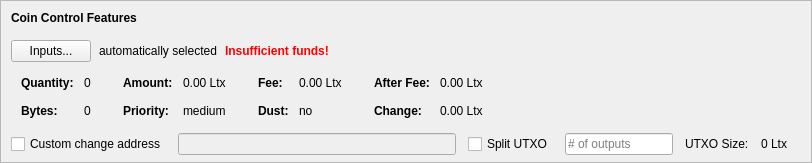
    <widget class="QFrame" name="frameCoinControl">
     <property name="sizePolicy">
      <sizepolicy hsizetype="Expanding" vsizetype="Expanding">
       <horstretch>0</horstretch>
       <verstretch>0</verstretch>
      </sizepolicy>
     </property>
     <property name="maximumSize">
      <size>
       <width>16777215</width>
       <height>16777215</height>
      </size>
     </property>
     <property name="frameShape">
      <enum>QFrame::StyledPanel</enum>
     </property>
     <property name="frameShadow">
      <enum>QFrame::Sunken</enum>
     </property>
     <layout class="QVBoxLayout" name="verticalLayoutCoinControl2">
      <property name="spacing">
       <number>0</number>
      </property>
      <property name="leftMargin">
       <number>0</number>
      </property>
      <property name="topMargin">
       <number>0</number>
      </property>
      <property name="rightMargin">
       <number>0</number>
      </property>
      <property name="bottomMargin">
       <number>6</number>
      </property>
      <item>
       <layout class="QVBoxLayout" name="verticalLayoutCoinControl" stretch="0,0,0,0,1">
        <property name="spacing">
         <number>0</number>
        </property>
        <property name="leftMargin">
         <number>10</number>
        </property>
        <property name="topMargin">
         <number>10</number>
        </property>
        <item>
         <layout class="QHBoxLayout" name="horizontalLayoutCoinControl1">
          <property name="bottomMargin">
           <number>15</number>
          </property>
          <item>
           <widget class="QLabel" name="labelCoinControlFeatures">
            <property name="sizePolicy">
             <sizepolicy hsizetype="Preferred" vsizetype="Maximum">
              <horstretch>0</horstretch>
              <verstretch>0</verstretch>
             </sizepolicy>
            </property>
            <property name="font">
             <font>
              <weight>75</weight>
              <bold>true</bold>
             </font>
            </property>
            <property name="styleSheet">
             <string notr="true">font-weight:bold;</string>
            </property>
            <property name="text">
             <string>Coin Control Features</string>
            </property>
           </widget>
          </item>
         </layout>
        </item>
        <item>
         <layout class="QHBoxLayout" name="horizontalLayoutCoinControl2" stretch="0,0,0,0">
          <property name="spacing">
           <number>8</number>
          </property>
          <property name="bottomMargin">
           <number>10</number>
          </property>
          <item>
           <widget class="QPushButton" name="pushButtonCoinControl">
            <property name="styleSheet">
             <string notr="true"/>
            </property>
            <property name="text">
             <string>Inputs...</string>
            </property>
            <property name="autoDefault">
             <bool>false</bool>
            </property>
           </widget>
          </item>
          <item>
           <widget class="QLabel" name="labelCoinControlAutomaticallySelected">
            <property name="text">
             <string>automatically selected</string>
            </property>
            <property name="margin">
             <number>5</number>
            </property>
           </widget>
          </item>
          <item>
           <widget class="QLabel" name="labelCoinControlInsuffFunds">
            <property name="font">
             <font>
              <weight>75</weight>
              <bold>true</bold>
             </font>
            </property>
            <property name="styleSheet">
             <string notr="true">color:red;font-weight:bold;</string>
            </property>
            <property name="text">
             <string>Insufficient funds!</string>
            </property>
            <property name="margin">
             <number>5</number>
            </property>
           </widget>
          </item>
          <item>
           <spacer name="horizontalSpacerCoinControl">
            <property name="orientation">
             <enum>Qt::Horizontal</enum>
            </property>
            <property name="sizeHint" stdset="0">
             <size>
              <width>40</width>
              <height>1</height>
             </size>
            </property>
           </spacer>
          </item>
         </layout>
        </item>
        <item>
         <widget class="QWidget" name="widgetCoinControl" native="true">
          <property name="sizePolicy">
           <sizepolicy hsizetype="Preferred" vsizetype="Preferred">
            <horstretch>0</horstretch>
            <verstretch>0</verstretch>
           </sizepolicy>
          </property>
          <property name="minimumSize">
           <size>
            <width>0</width>
            <height>0</height>
           </size>
          </property>
          <property name="styleSheet">
           <string notr="true"/>
          </property>
          <layout class="QHBoxLayout" name="horizontalLayoutCoinControl5">
           <property name="leftMargin">
            <number>0</number>
           </property>
           <property name="topMargin">
            <number>0</number>
           </property>
           <property name="rightMargin">
            <number>0</number>
           </property>
           <property name="bottomMargin">
            <number>0</number>
           </property>
           <item>
            <layout class="QHBoxLayout" name="horizontalLayoutCoinControl3" stretch="0,0,0,1">
             <property name="spacing">
              <number>20</number>
             </property>
             <property name="topMargin">
              <number>0</number>
             </property>
             <property name="bottomMargin">
              <number>10</number>
             </property>
             <item>
              <layout class="QFormLayout" name="formLayoutCoinControl1">
               <property name="horizontalSpacing">
                <number>10</number>
               </property>
               <property name="verticalSpacing">
                <number>14</number>
               </property>
               <property name="leftMargin">
                <number>10</number>
               </property>
               <property name="topMargin">
                <number>4</number>
               </property>
               <property name="rightMargin">
                <number>6</number>
               </property>
               <item row="0" column="0">
                <widget class="QLabel" name="labelCoinControlQuantityText">
                 <property name="font">
                  <font>
                   <weight>75</weight>
                   <bold>true</bold>
                  </font>
                 </property>
                 <property name="text">
                  <string>Quantity:</string>
                 </property>
                 <property name="margin">
                  <number>0</number>
                 </property>
                </widget>
               </item>
               <item row="0" column="1">
                <widget class="QLabel" name="labelCoinControlQuantity">
                 <property name="cursor">
                  <cursorShape>IBeamCursor</cursorShape>
                 </property>
                 <property name="contextMenuPolicy">
                  <enum>Qt::ActionsContextMenu</enum>
                 </property>
                 <property name="text">
                  <string notr="true">0</string>
                 </property>
                 <property name="margin">
                  <number>0</number>
                 </property>
                 <property name="textInteractionFlags">
                  <set>Qt::LinksAccessibleByMouse|Qt::TextSelectableByKeyboard|Qt::TextSelectableByMouse</set>
                 </property>
                </widget>
               </item>
               <item row="1" column="0">
                <widget class="QLabel" name="labelCoinControlBytesText">
                 <property name="font">
                  <font>
                   <weight>75</weight>
                   <bold>true</bold>
                  </font>
                 </property>
                 <property name="text">
                  <string>Bytes:</string>
                 </property>
                </widget>
               </item>
               <item row="1" column="1">
                <widget class="QLabel" name="labelCoinControlBytes">
                 <property name="cursor">
                  <cursorShape>IBeamCursor</cursorShape>
                 </property>
                 <property name="contextMenuPolicy">
                  <enum>Qt::ActionsContextMenu</enum>
                 </property>
                 <property name="text">
                  <string notr="true">0</string>
                 </property>
                 <property name="textInteractionFlags">
                  <set>Qt::LinksAccessibleByMouse|Qt::TextSelectableByKeyboard|Qt::TextSelectableByMouse</set>
                 </property>
                </widget>
               </item>
              </layout>
             </item>
             <item>
              <layout class="QFormLayout" name="formLayoutCoinControl2">
               <property name="horizontalSpacing">
                <number>10</number>
               </property>
               <property name="verticalSpacing">
                <number>14</number>
               </property>
               <property name="leftMargin">
                <number>6</number>
               </property>
               <property name="topMargin">
                <number>4</number>
               </property>
               <property name="rightMargin">
                <number>6</number>
               </property>
               <item row="0" column="0">
                <widget class="QLabel" name="labelCoinControlAmountText">
                 <property name="font">
                  <font>
                   <weight>75</weight>
                   <bold>true</bold>
                  </font>
                 </property>
                 <property name="text">
                  <string>Amount:</string>
                 </property>
                 <property name="margin">
                  <number>0</number>
                 </property>
                </widget>
               </item>
               <item row="0" column="1">
                <widget class="QLabel" name="labelCoinControlAmount">
                 <property name="cursor">
                  <cursorShape>IBeamCursor</cursorShape>
                 </property>
                 <property name="contextMenuPolicy">
                  <enum>Qt::ActionsContextMenu</enum>
                 </property>
                 <property name="text">
                  <string notr="true">0.00 Ltx</string>
                 </property>
                 <property name="textInteractionFlags">
                  <set>Qt::LinksAccessibleByMouse|Qt::TextSelectableByKeyboard|Qt::TextSelectableByMouse</set>
                 </property>
                </widget>
               </item>
               <item row="1" column="0">
                <widget class="QLabel" name="labelCoinControlPriorityText">
                 <property name="font">
                  <font>
                   <weight>75</weight>
                   <bold>true</bold>
                  </font>
                 </property>
                 <property name="text">
                  <string>Priority:</string>
                 </property>
                </widget>
               </item>
               <item row="1" column="1">
                <widget class="QLabel" name="labelCoinControlPriority">
                 <property name="cursor">
                  <cursorShape>IBeamCursor</cursorShape>
                 </property>
                 <property name="contextMenuPolicy">
                  <enum>Qt::ActionsContextMenu</enum>
                 </property>
                 <property name="text">
                  <string>medium</string>
                 </property>
                 <property name="textInteractionFlags">
                  <set>Qt::LinksAccessibleByMouse|Qt::TextSelectableByKeyboard|Qt::TextSelectableByMouse</set>
                 </property>
                </widget>
               </item>
              </layout>
             </item>
             <item>
              <layout class="QFormLayout" name="formLayoutCoinControl3">
               <property name="horizontalSpacing">
                <number>10</number>
               </property>
               <property name="verticalSpacing">
                <number>14</number>
               </property>
               <property name="leftMargin">
                <number>6</number>
               </property>
               <property name="topMargin">
                <number>4</number>
               </property>
               <property name="rightMargin">
                <number>6</number>
               </property>
               <item row="0" column="0">
                <widget class="QLabel" name="labelCoinControlFeeText">
                 <property name="font">
                  <font>
                   <weight>75</weight>
                   <bold>true</bold>
                  </font>
                 </property>
                 <property name="text">
                  <string>Fee:</string>
                 </property>
                 <property name="margin">
                  <number>0</number>
                 </property>
                </widget>
               </item>
               <item row="0" column="1">
                <widget class="QLabel" name="labelCoinControlFee">
                 <property name="cursor">
                  <cursorShape>IBeamCursor</cursorShape>
                 </property>
                 <property name="contextMenuPolicy">
                  <enum>Qt::ActionsContextMenu</enum>
                 </property>
                 <property name="text">
                  <string notr="true">0.00 Ltx</string>
                 </property>
                 <property name="textInteractionFlags">
                  <set>Qt::LinksAccessibleByMouse|Qt::TextSelectableByKeyboard|Qt::TextSelectableByMouse</set>
                 </property>
                </widget>
               </item>
               <item row="1" column="0">
                <widget class="QLabel" name="labelCoinControlLowOutputText">
                 <property name="font">
                  <font>
                   <weight>75</weight>
                   <bold>true</bold>
                  </font>
                 </property>
                 <property name="text">
                  <string>Dust:</string>
                 </property>
                </widget>
               </item>
               <item row="1" column="1">
                <widget class="QLabel" name="labelCoinControlLowOutput">
                 <property name="cursor">
                  <cursorShape>IBeamCursor</cursorShape>
                 </property>
                 <property name="contextMenuPolicy">
                  <enum>Qt::ActionsContextMenu</enum>
                 </property>
                 <property name="text">
                  <string>no</string>
                 </property>
                 <property name="textInteractionFlags">
                  <set>Qt::LinksAccessibleByMouse|Qt::TextSelectableByKeyboard|Qt::TextSelectableByMouse</set>
                 </property>
                </widget>
               </item>
              </layout>
             </item>
             <item>
              <layout class="QFormLayout" name="formLayoutCoinControl4">
               <property name="horizontalSpacing">
                <number>10</number>
               </property>
               <property name="verticalSpacing">
                <number>14</number>
               </property>
               <property name="leftMargin">
                <number>6</number>
               </property>
               <property name="topMargin">
                <number>4</number>
               </property>
               <property name="rightMargin">
                <number>6</number>
               </property>
               <item row="0" column="0">
                <widget class="QLabel" name="labelCoinControlAfterFeeText">
                 <property name="font">
                  <font>
                   <weight>75</weight>
                   <bold>true</bold>
                  </font>
                 </property>
                 <property name="text">
                  <string>After Fee:</string>
                 </property>
                 <property name="margin">
                  <number>0</number>
                 </property>
                </widget>
               </item>
               <item row="0" column="1">
                <widget class="QLabel" name="labelCoinControlAfterFee">
                 <property name="cursor">
                  <cursorShape>IBeamCursor</cursorShape>
                 </property>
                 <property name="contextMenuPolicy">
                  <enum>Qt::ActionsContextMenu</enum>
                 </property>
                 <property name="text">
                  <string notr="true">0.00 Ltx</string>
                 </property>
                 <property name="textInteractionFlags">
                  <set>Qt::LinksAccessibleByMouse|Qt::TextSelectableByKeyboard|Qt::TextSelectableByMouse</set>
                 </property>
                </widget>
               </item>
               <item row="1" column="0">
                <widget class="QLabel" name="labelCoinControlChangeText">
                 <property name="font">
                  <font>
                   <weight>75</weight>
                   <bold>true</bold>
                  </font>
                 </property>
                 <property name="text">
                  <string>Change:</string>
                 </property>
                </widget>
               </item>
               <item row="1" column="1">
                <widget class="QLabel" name="labelCoinControlChange">
                 <property name="cursor">
                  <cursorShape>IBeamCursor</cursorShape>
                 </property>
                 <property name="contextMenuPolicy">
                  <enum>Qt::ActionsContextMenu</enum>
                 </property>
                 <property name="text">
                  <string notr="true">0.00 Ltx</string>
                 </property>
                 <property name="textInteractionFlags">
                  <set>Qt::LinksAccessibleByMouse|Qt::TextSelectableByKeyboard|Qt::TextSelectableByMouse</set>
                 </property>
                </widget>
               </item>
              </layout>
             </item>
            </layout>
           </item>
          </layout>
         </widget>
        </item>
        <item>
         <layout class="QHBoxLayout" name="horizontalLayoutCoinControl4" stretch="0,0,0,0,0,0,0">
          <property name="spacing">
           <number>12</number>
          </property>
          <property name="sizeConstraint">
           <enum>QLayout::SetDefaultConstraint</enum>
          </property>
          <property name="topMargin">
           <number>5</number>
          </property>
          <property name="rightMargin">
           <number>5</number>
          </property>
          <item>
           <widget class="QCheckBox" name="checkBoxCoinControlChange">
            <property name="toolTip">
             <string>If this is activated, but the change address is empty or invalid, change will be sent to a newly generated address.</string>
            </property>
            <property name="text">
             <string>Custom change address</string>
            </property>
           </widget>
          </item>
          <item>
           <widget class="QValidatedLineEdit" name="lineEditCoinControlChange">
            <property name="enabled">
             <bool>false</bool>
            </property>
            <property name="sizePolicy">
             <sizepolicy hsizetype="Expanding" vsizetype="Fixed">
              <horstretch>0</horstretch>
              <verstretch>0</verstretch>
             </sizepolicy>
            </property>
           </widget>
          </item>
          <item>
           <widget class="QCheckBox" name="splitBlockCheckBox">
            <property name="text">
             <string>Split UTXO</string>
            </property>
           </widget>
          </item>
          <item>
           <widget class="QLineEdit" name="splitBlockLineEdit">
            <property name="sizePolicy">
             <sizepolicy hsizetype="Fixed" vsizetype="Fixed">
              <horstretch>50</horstretch>
              <verstretch>0</verstretch>
             </sizepolicy>
            </property>
            <property name="placeholderText">
             <string># of outputs</string>
            </property>
           </widget>
          </item>
          <item>
           <widget class="QLabel" name="labelBlockSizeText">
            <property name="text">
             <string>UTXO Size:</string>
            </property>
           </widget>
          </item>
          <item>
           <widget class="QLabel" name="labelBlockSize">
            <property name="text">
             <string>0 Ltx</string>
            </property>
           </widget>
          </item>
          <item>
           <widget class="QLabel" name="labelCoinControlChangeLabel">
            <property name="sizePolicy">
             <sizepolicy hsizetype="Preferred" vsizetype="Expanding">
              <horstretch>0</horstretch>
              <verstretch>0</verstretch>
             </sizepolicy>
            </property>
            <property name="minimumSize">
             <size>
              <width>0</width>
              <height>0</height>
             </size>
            </property>
            <property name="text">
             <string/>
            </property>
            <property name="margin">
             <number>3</number>
            </property>
           </widget>
          </item>
         </layout>
        </item>
        <item>
         <spacer name="verticalSpacerCoinControl">
          <property name="orientation">
           <enum>Qt::Vertical</enum>
          </property>
          <property name="sizeHint" stdset="0">
           <size>
            <width>800</width>
            <height>1</height>
           </size>
          </property>
         </spacer>
        </item>
       </layout>
      </item>
     </layout>
    </widget>
